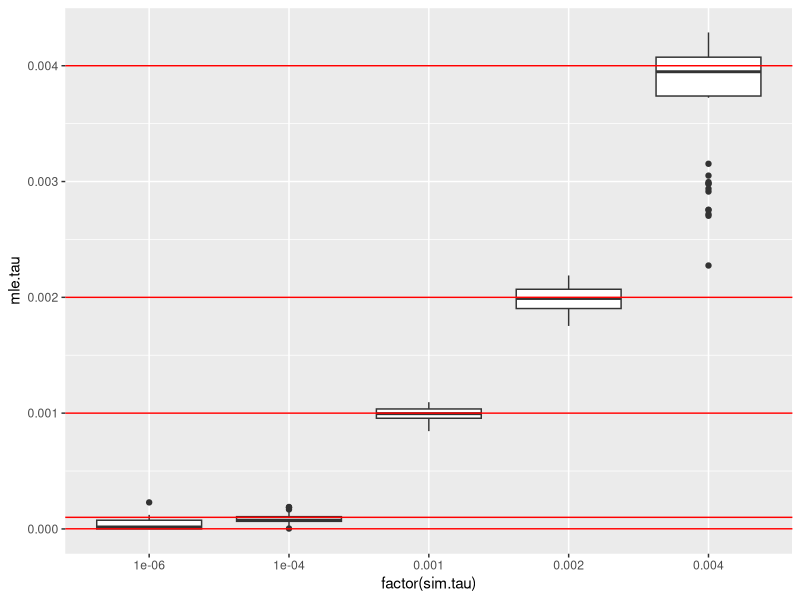
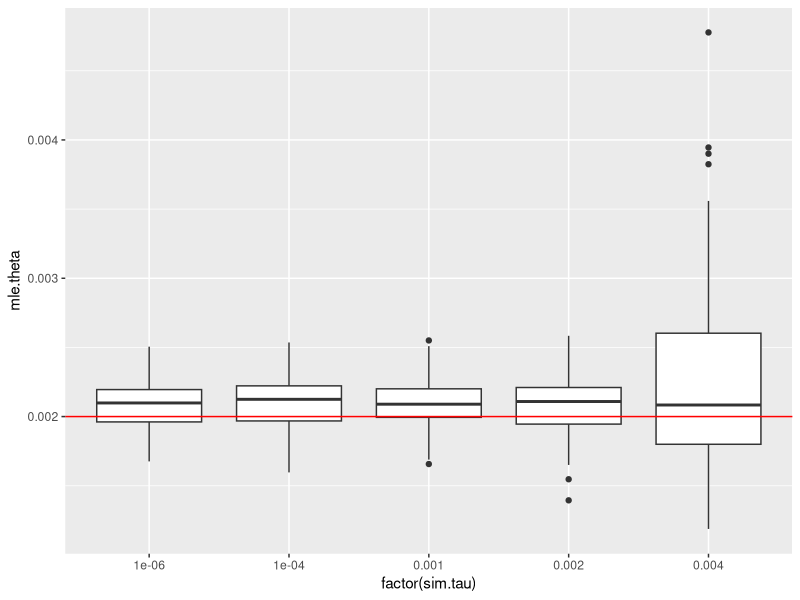
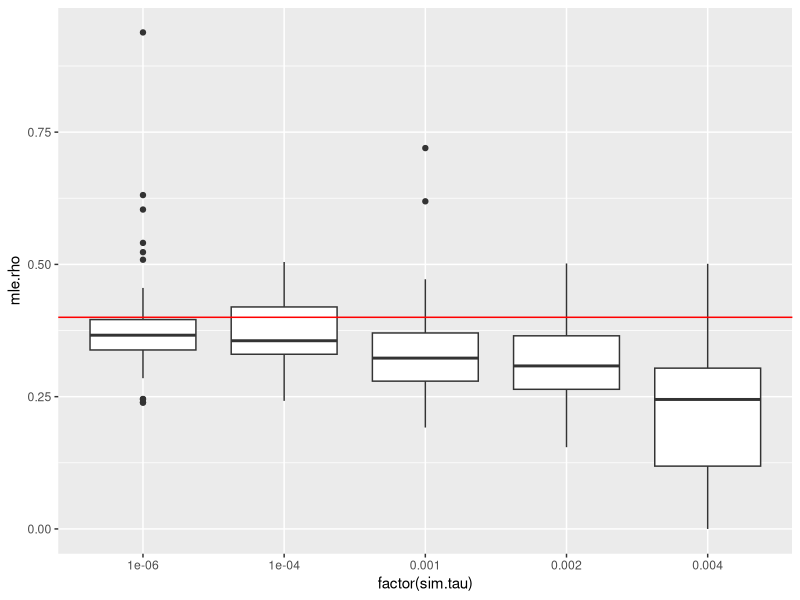
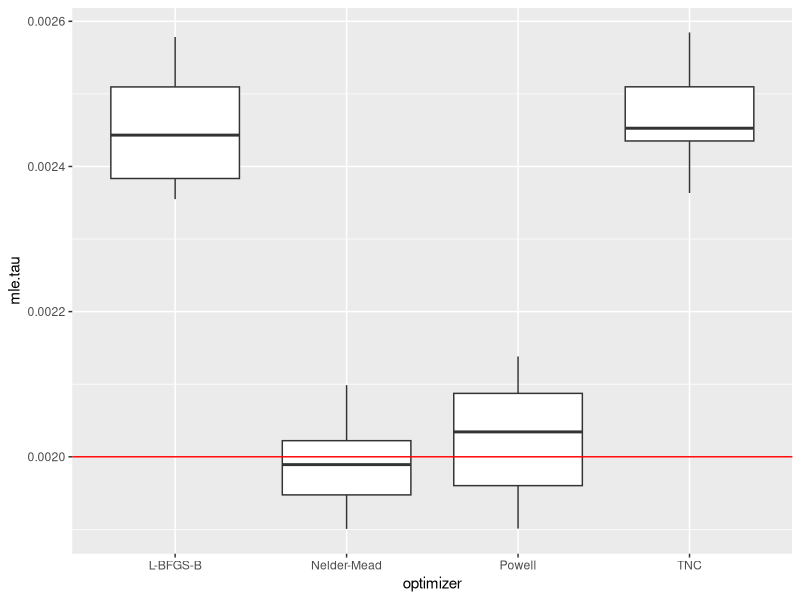
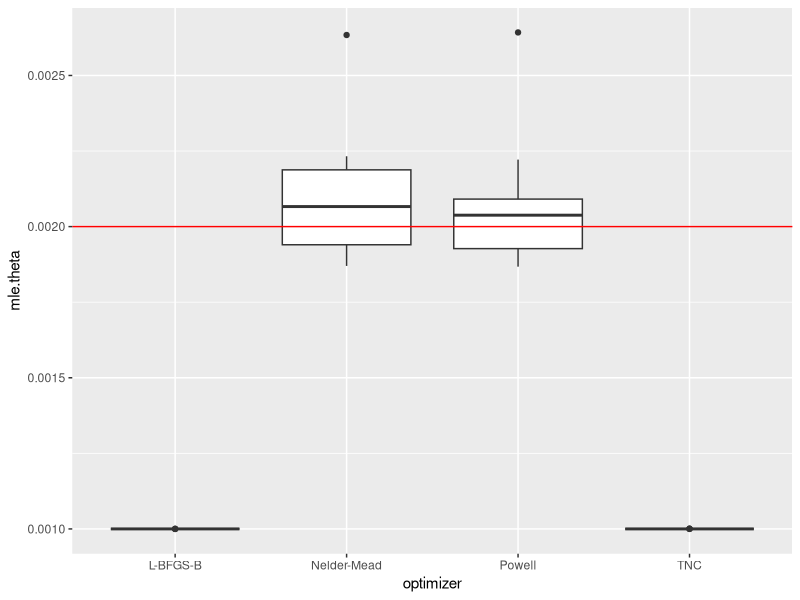
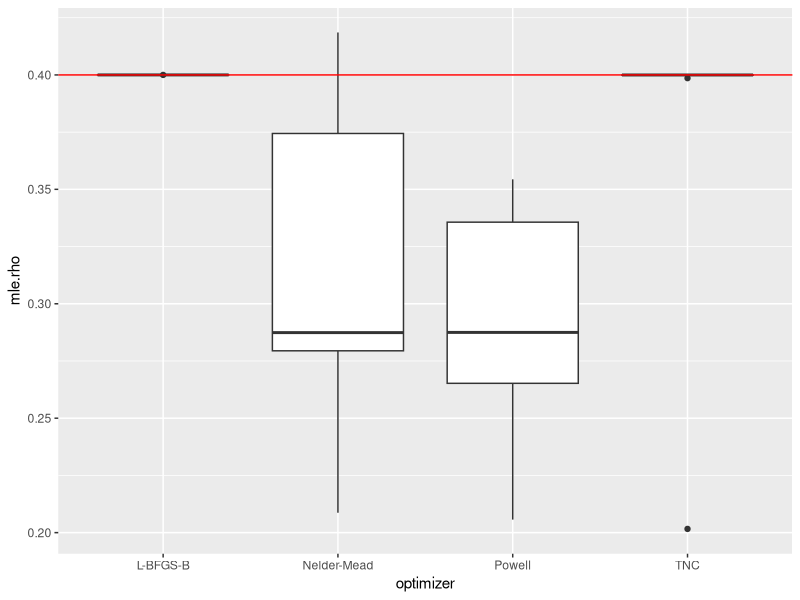

Recreate these plots in R, in order.

data <- rbind(read.table('estimates.split-0.001-mya.txt',header=TRUE),
              read.table('estimates.split-0.1-mya.txt',header=TRUE),
              read.table('estimates.split-1-mya.txt',header=TRUE),
              read.table('estimates.split-2-mya.txt',header=TRUE),
              read.table('estimates.split-4-mya.txt',header=TRUE))

require(ggplot2)

qplot(factor(sim.tau), mle.tau, data=data, geom='boxplot') +
  geom_hline(yintercept=unique(data$sim.tau), col='red')

qplot(factor(sim.tau), mle.theta, data=data, geom='boxplot') +
  geom_hline(yintercept=unique(data$sim.theta), col='red')

qplot(factor(sim.tau), mle.rho, data=data, geom='boxplot') +
  geom_hline(yintercept=unique(data$sim.rho), col='red')

data <- read.table('different-optimizers.txt', header=TRUE)

qplot(optimizer, mle.tau, data=data, geom='boxplot') +
  geom_hline(yintercept=unique(data$sim.tau), col='red')

qplot(optimizer, mle.theta, data=data, geom='boxplot') +
  geom_hline(yintercept=unique(data$sim.theta), col='red')

qplot(optimizer, mle.rho, data=data, geom='boxplot') +
  geom_hline(yintercept=unique(data$sim.rho), col='red')
